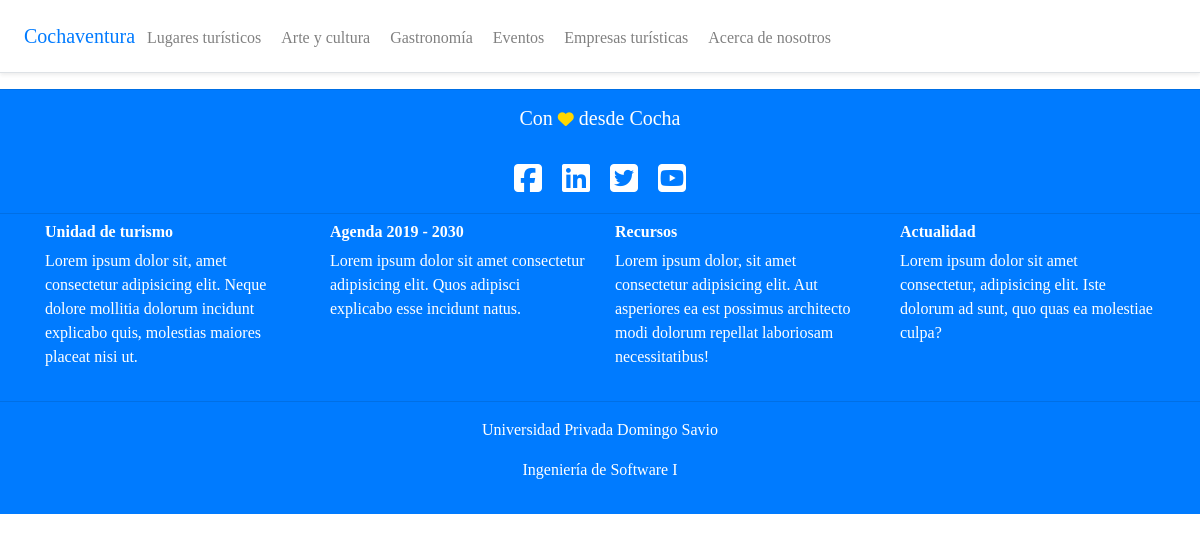
The app's page /artecultura/, older data.
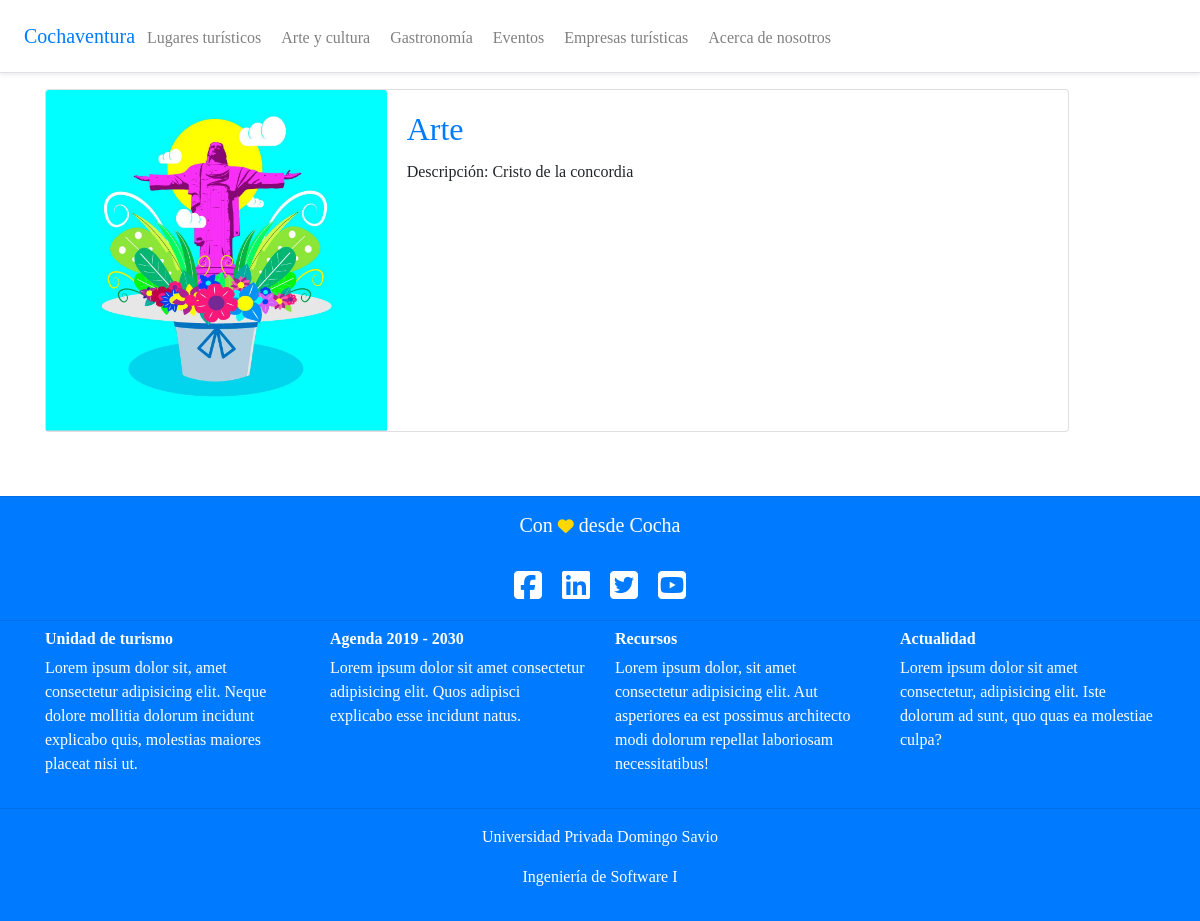
The same page, newer data.
### artecultura/models.py (models this page shows, shortened)
class Artecultura(models.Model):
	nombre = models.CharField(max_length=200)
	descripcion = models.CharField(max_length=250)
	cover = models.ImageField(upload_to='covers/', blank=True)
	created = models.DateTimeField(auto_now_add=True)
	updated = models.DateTimeField(auto_now_add=True)
	class Meta:
		verbose_name = 'arte y cultura'
		verbose_name_plural = 'artes y cultura'
	def get_absolute_url(self):
		return reverse('artecultura_detail', kwargs={'pk': str(self.pk)})

### artecultura/views.py (the view)
# urls.py: path('', ArteculturaListView.as_view(), name='artecultura_list'),
class ArteculturaListView(ListView):
	model = Artecultura
	context_object_name = 'artecultura_list'
	template_name = 'artecultura/artecultura_list.html'

### templates/artecultura/artecultura_list.html (shortened to what this page needs)
{% extends '_base.html' %}
{% block content %}
	{% for artecultura in object_list %}
	<div class="card mb-3" style="max-width: 1024px;">
		<div class="row no-gutters">
			<div class="col-md-4">
				<img class="arteculturacover card-img-top" src="{{ artecultura.cover.url}}" alt="{{ artecultura.nombre }}">
    		</div>
    		<div class="col-md-8">
    			<div class="card-body">
	    			<h2 class="card-title"><a href="{{ artecultura.get_absolute_url }}">{{ artecultura.nombre }}</a></h2>
	    			<p class="card-text">Descripción: {{ artecultura.descripcion }}</p>
      			</div>
    		</div>
  		</div>
	</div>
	<br><br>
	{% endfor %}
{% endblock content %}

Row changes from the older to the newer data that the page shows:
added Artecultura: cover (picture), nombre "Arte", descripcion "Cristo de la concordia"
